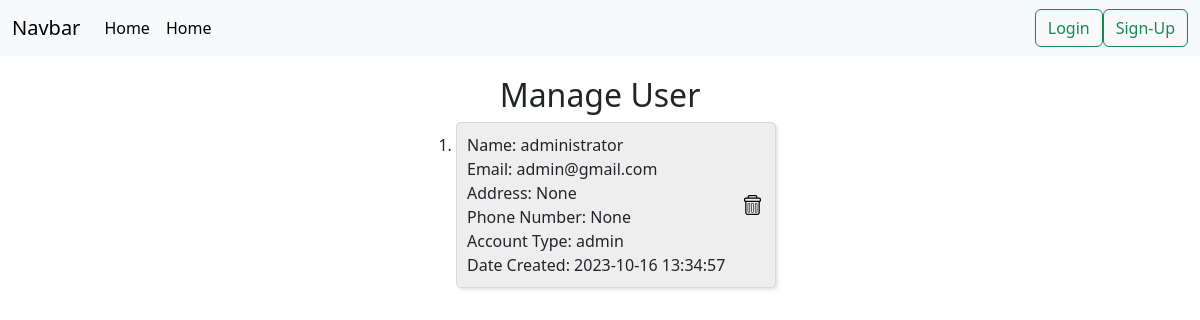
/manage_user, run on an earlier commit of the app's database.
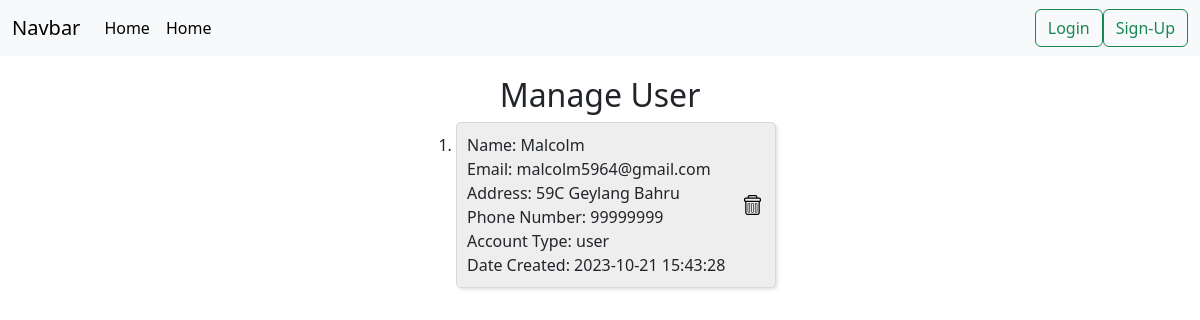
And on a later commit of the database.
### tables this page shows
CREATE TABLE users (
    user_id INTEGER PRIMARY KEY AUTOINCREMENT,
    first_name varchar(50) NOT NULL,
    last_name varchar(50),
    email varchar(50) NOT NULL UNIQUE,
    password varchar(50) NOT NULL,
    address varchar(100),
    phone_number varchar(20),
    account_type varchar(10) NOT NULL DEFAULT "user",
    time_created DATETIME DEFAULT CURRENT_TIMESTAMP
);

### app.py (the view)
@app.route('/manage_user', methods=['GET', 'POST'])
def manage_user():
    try:
        if request.method == 'GET':
            conn = get_db_connection()
            users = conn.execute('SELECT * FROM users').fetchall()
            conn.close()
            return render_template('manage_user.html', users=users)
    except Exception as e:
        print(str(e))
        return redirect('/')

### app.py (called while the page is built)
def get_db_connection():
    conn = sqlite3.connect('sql_database.db')
    conn.row_factory = sqlite3.Row
    return conn

### templates/manage_user.html (shortened to what this page needs)
{% extends 'base.html' %}
{% block body %}
<main class="container-fluid main-cart-container">
  <h2>Manage User</h2>
  <div class="user-list">
    <ol>
      {% for user in users %}
      <li>
        <div class="user-box-flex">
          <div class="user-box-description">
            <div class="manage-user-left-section">
              <div class="first-name">
                {% if user.lastname != null %}
                Name: {{ user.first_name + " " + user.last_name }}
                {% else %}
                Name: {{ user.first_name }}
                {% endif %}
              </div>
              <div class="email">
                Email: {{ user.email }}
              </div>
              <div class="address">
                Address: {{ user.address }}
              </div>
              <div class="phone-number">
                  Phone Number: {{ user.phone_number }}
              </div>
              <div class="account_type">
                  Account Type: {{ user.account_type }}
              </div>
              <div class="date-created">
                  Date Created: {{ user.time_created }}
              </div>
            </div>
            <div class="manage-user-right-section">
              <div class="delete-user-container">
                <form class="delete-user-form" action="/delete_user" method="POST">
                  <button class="delete-user-button">
                    <img src="/static/css/icons/trash.svg" alt="delete-user-image" class="delete-user-image">
                  </button>
                </form>
              </div>
            </div>
          </div>
        </div>
      </li>
      {% endfor %}
  </ol>
  </div>
</main>
{% endblock %}

### templates/base.html (shortened to what this page needs)
<!DOCTYPE html>
<html lang="en">
<head>
    <link rel="stylesheet" href="{{ url_for('static', filename='css/main.css') }}">
    <link href="https://cdn.jsdelivr.net/npm/bootstrap@5.3.2/dist/css/bootstrap.min.css" rel="stylesheet">
</head>
<body>
    <header>
        <nav class="navbar navbar-expand-lg bg-body-tertiary">
            <div class="container-fluid">
              <a class="navbar-brand" href="#">Navbar</a>
              <div class="collapse navbar-collapse" id="navbarSupportedContent">
                <ul class="navbar-nav me-auto mb-2 mb-lg-0">
                  <li class="nav-item">
                    <a class="nav-link active" aria-current="page" href="/">Home</a>
                  </li>
                  <li class="nav-item">
                    <a class="nav-link active" aria-current="page" href="/detailedItem">Home</a>
                  </li>
                </ul>
                <div class="d-flex">
                  {% if session['login_status'] == 1 %}
                  <a class="btn btn-outline-success" href="/logout">Logout</a>
                  {% else %}
                  <a class="btn btn-outline-success" href="/login">Login</a>
                  <a class="btn btn-outline-success" href="/signup">Sign-Up</a>
                  {% endif %}
                </div>
              </div>
            </div>
          </nav>
        </header>
    {% block body %}{% endblock %}
</body>
</html>

### static/css/main.css (style rules this page uses)
* { margin: 0; padding: 0; }
header { margin-bottom: 20px; }
body, html { height: 100%; font-family: sans-serif; }
.main-cart-container { display: flex; flex-direction: column; align-items: center; }
.delete-cart-container, .delete-user-container { display: flex; justify-content: center; padding-bottom: 5px; padding-right: 5px; }
.delete-cart-form, .delete-user-form { display: flex; justify-content: center; }
.delete-cart-button, .delete-user-button { border: none; }
.delete-cart-image, .delete-user-image { height: 20px; }
.user-box-flex { display: flex; flex-direction: row; }
.user-box-description { display: flex; flex-direction: row; margin-bottom: 12px; border: solid; border-width: 1px; border-radius: 5px; border-color: rgb(216, 216, 216); background-color: rgb(238, 238, 238); box-shadow: 2px 2px 3px rgba(0, 0, 0, 0.1); width: 320px; padding: 10px 0px 10px 10px; }
.manage-user-left-section { flex: 1; }
.manage-user-right-section { display: flex; width: 40px; justify-content: center; align-items: center; }

What changed in the data, as far as the page shows it:
removed users: first_name "administrator", email "admin@gmail.com", address "None", phone_number "None", account_type "admin", time_created "2023-10-16 13:34:57"
added users: first_name "Malcolm", email "malcolm5964@gmail.com", address "59C Geylang Bahru", phone_number "99999999", account_type "user", time_created "2023-10-21 15:43:28"
